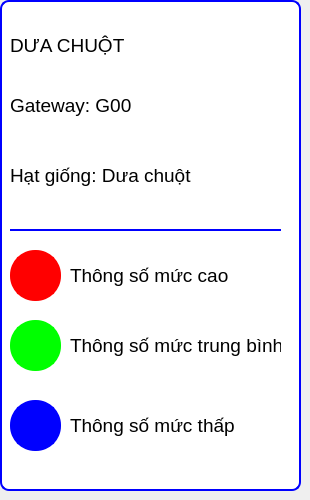
      <widget class="QWidget" name="tab_3">
       <property name="styleSheet">
        <string notr="true"/>
       </property>
       <attribute name="title">
        <string>thông tin</string>
       </attribute>
       <widget class="QLabel" name="label_48">
        <property name="geometry">
         <rect>
          <x>10</x>
          <y>30</y>
          <width>141</width>
          <height>31</height>
         </rect>
        </property>
        <property name="font">
         <font>
          <family>MS Shell Dlg 2</family>
          <pointsize>14</pointsize>
          <weight>50</weight>
          <italic>false</italic>
          <bold>false</bold>
         </font>
        </property>
        <property name="styleSheet">
         <string notr="true">background-color: rgb(255, 255, 255);
font: 8pt &quot;Times New Roman&quot;;
font: 14pt &quot;MS Shell Dlg 2&quot;;</string>
        </property>
        <property name="text">
         <string>DƯA CHUỘT</string>
        </property>
       </widget>
       <widget class="QLabel" name="label_49">
        <property name="geometry">
         <rect>
          <x>10</x>
          <y>90</y>
          <width>161</width>
          <height>31</height>
         </rect>
        </property>
        <property name="font">
         <font>
          <family>MS Shell Dlg 2</family>
          <pointsize>14</pointsize>
          <weight>50</weight>
          <italic>false</italic>
          <bold>false</bold>
         </font>
        </property>
        <property name="styleSheet">
         <string notr="true">background-color: rgb(255, 255, 255);
font: 8pt &quot;Times New Roman&quot;;
font: 14pt &quot;MS Shell Dlg 2&quot;;</string>
        </property>
        <property name="text">
         <string>Gateway: G00</string>
        </property>
       </widget>
       <widget class="QLabel" name="label_50">
        <property name="geometry">
         <rect>
          <x>10</x>
          <y>160</y>
          <width>241</width>
          <height>31</height>
         </rect>
        </property>
        <property name="font">
         <font>
          <family>MS Shell Dlg 2</family>
          <pointsize>14</pointsize>
          <weight>50</weight>
          <italic>false</italic>
          <bold>false</bold>
         </font>
        </property>
        <property name="styleSheet">
         <string notr="true">background-color: rgb(255, 255, 255);
font: 8pt &quot;Times New Roman&quot;;
font: 14pt &quot;MS Shell Dlg 2&quot;;</string>
        </property>
        <property name="text">
         <string>Hạt giống: Dưa chuột</string>
        </property>
       </widget>
       <widget class="QLabel" name="lbl_C_3">
        <property name="geometry">
         <rect>
          <x>10</x>
          <y>250</y>
          <width>51</width>
          <height>51</height>
         </rect>
        </property>
        <property name="font">
         <font>
          <family>Courier New</family>
          <pointsize>16</pointsize>
         </font>
        </property>
        <property name="styleSheet">
         <string notr="true">border-radius:25px;
border: 2px solid red;
background-color: rgb(255, 0, 0);</string>
        </property>
        <property name="frameShape">
         <enum>QFrame::Box</enum>
        </property>
        <property name="text">
         <string/>
        </property>
        <property name="alignment">
         <set>Qt::AlignLeading|Qt::AlignLeft|Qt::AlignVCenter</set>
        </property>
       </widget>
       <widget class="QLabel" name="label_55">
        <property name="geometry">
         <rect>
          <x>70</x>
          <y>410</y>
          <width>211</width>
          <height>31</height>
         </rect>
        </property>
        <property name="font">
         <font>
          <family>MS Shell Dlg 2</family>
          <pointsize>14</pointsize>
          <weight>50</weight>
          <italic>false</italic>
          <bold>false</bold>
         </font>
        </property>
        <property name="styleSheet">
         <string notr="true">background-color: rgb(255, 255, 255);
font: 8pt &quot;Times New Roman&quot;;
font: 14pt &quot;MS Shell Dlg 2&quot;;</string>
        </property>
        <property name="text">
         <string>Thông số mức thấp</string>
        </property>
       </widget>
       <widget class="QLabel" name="lbl_C_4">
        <property name="geometry">
         <rect>
          <x>10</x>
          <y>320</y>
          <width>51</width>
          <height>51</height>
         </rect>
        </property>
        <property name="font">
         <font>
          <family>Courier New</family>
          <pointsize>16</pointsize>
         </font>
        </property>
        <property name="styleSheet">
         <string notr="true">border-radius:25px;
border: 2px solid rgb(0, 255, 0);
background-color: rgb(0, 255, 0);</string>
        </property>
        <property name="frameShape">
         <enum>QFrame::Box</enum>
        </property>
        <property name="text">
         <string/>
        </property>
        <property name="alignment">
         <set>Qt::AlignLeading|Qt::AlignLeft|Qt::AlignVCenter</set>
        </property>
       </widget>
       <widget class="QLabel" name="label_53">
        <property name="geometry">
         <rect>
          <x>70</x>
          <y>260</y>
          <width>201</width>
          <height>31</height>
         </rect>
        </property>
        <property name="font">
         <font>
          <family>MS Shell Dlg 2</family>
          <pointsize>14</pointsize>
          <weight>50</weight>
          <italic>false</italic>
          <bold>false</bold>
         </font>
        </property>
        <property name="styleSheet">
         <string notr="true">background-color: rgb(255, 255, 255);
font: 8pt &quot;Times New Roman&quot;;
font: 14pt &quot;MS Shell Dlg 2&quot;;</string>
        </property>
        <property name="text">
         <string>Thông số mức cao</string>
        </property>
       </widget>
       <widget class="QLabel" name="label_54">
        <property name="geometry">
         <rect>
          <x>70</x>
          <y>330</y>
          <width>211</width>
          <height>31</height>
         </rect>
        </property>
        <property name="font">
         <font>
          <family>MS Shell Dlg 2</family>
          <pointsize>14</pointsize>
          <weight>50</weight>
          <italic>false</italic>
          <bold>false</bold>
         </font>
        </property>
        <property name="styleSheet">
         <string notr="true">background-color: rgb(255, 255, 255);
font: 8pt &quot;Times New Roman&quot;;
font: 14pt &quot;MS Shell Dlg 2&quot;;</string>
        </property>
        <property name="text">
         <string>Thông số mức trung bình</string>
        </property>
       </widget>
       <widget class="QLabel" name="lbl_C_5">
        <property name="geometry">
         <rect>
          <x>10</x>
          <y>400</y>
          <width>51</width>
          <height>51</height>
         </rect>
        </property>
        <property name="font">
         <font>
          <family>Courier New</family>
          <pointsize>16</pointsize>
         </font>
        </property>
        <property name="styleSheet">
         <string notr="true">border-radius:25px;
border: 2px solid rgb(0, 0, 255);
background-color: rgb(0, 0, 255);</string>
        </property>
        <property name="frameShape">
         <enum>QFrame::Box</enum>
        </property>
        <property name="text">
         <string/>
        </property>
        <property name="alignment">
         <set>Qt::AlignLeading|Qt::AlignLeft|Qt::AlignVCenter</set>
        </property>
       </widget>
       <widget class="QLabel" name="label_20">
        <property name="geometry">
         <rect>
          <x>0</x>
          <y>0</y>
          <width>301</width>
          <height>491</height>
         </rect>
        </property>
        <property name="styleSheet">
         <string notr="true">border-radius: 9px;
border:2px solid blue;
background-color: rgb(255, 255, 255);</string>
        </property>
        <property name="text">
         <string/>
        </property>
       </widget>
       <widget class="Line" name="line_28">
        <property name="geometry">
         <rect>
          <x>10</x>
          <y>220</y>
          <width>271</width>
          <height>20</height>
         </rect>
        </property>
        <property name="styleSheet">
         <string notr="true">background-color: rgb(255, 255, 255);
color: rgb(0, 0, 255);</string>
        </property>
        <property name="frameShadow">
         <enum>QFrame::Plain</enum>
        </property>
        <property name="lineWidth">
         <number>2</number>
        </property>
        <property name="orientation">
         <enum>Qt::Horizontal</enum>
        </property>
       </widget>
       <zorder>label_20</zorder>
       <zorder>label_48</zorder>
       <zorder>label_49</zorder>
       <zorder>label_50</zorder>
       <zorder>lbl_C_3</zorder>
       <zorder>label_55</zorder>
       <zorder>lbl_C_4</zorder>
       <zorder>label_53</zorder>
       <zorder>label_54</zorder>
       <zorder>lbl_C_5</zorder>
       <zorder>line_28</zorder>
      </widget>
